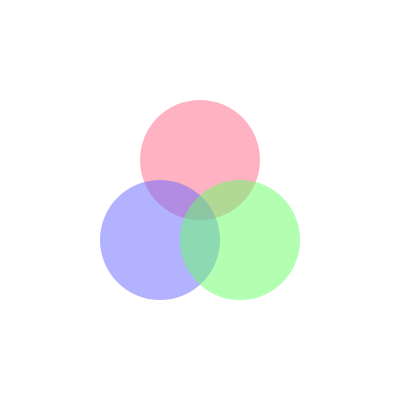
Frame 1 (no input)
Frame 60 (no input): identical to frame 1, image omitted
Frame 120 (the mouse pressed at the canvas centre since frame 60): identical to frame 1, image omitted

The p5.js sketch that drew this single still picture (run headless with seeded random() and noise() and a simulated clock; from frame 60 on, the mouse is pressed at the canvas centre):

// p5.js sketch
// ── sketch.js
function setup() {
  createCanvas(400, 400);
  noStroke();
  blendMode(BLEND);
}

function draw() {
  background(255);

  let circleSize = 120;

  let centerX = width/2;
  let centerY = height/2;

  let distance = 40;

  fill(255,100, 130, 127);
  circle(centerX, centerY - distance, circleSize);

  fill(100, 100, 255, 127);
  circle(centerX - distance, centerY + distance, circleSize);

  fill(100, 255, 100, 127);
  circle(centerX + distance, centerY + distance, circleSize);
}
